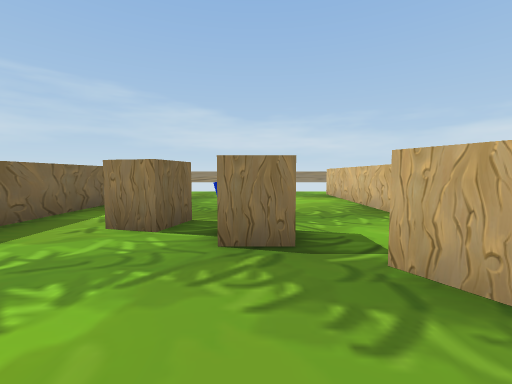
View 1 (above)

12 first-person views from a walk through a Unity game level. The camera is 1.4 m above the floor, tilts 4° down and sees 90° across. The floor is counted in squares, 2 m on a side. Each view is taken from the middle of a square. On the plan, view 1 faces up. The plan holds only what a view shows up to about 9 squares ahead; the rest is blank. The place goes on beyond the plan. The player is left out.

View 2
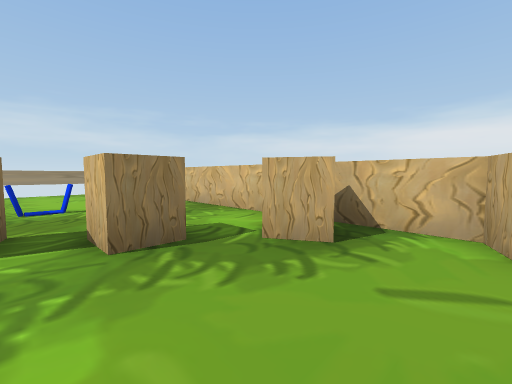

View 3
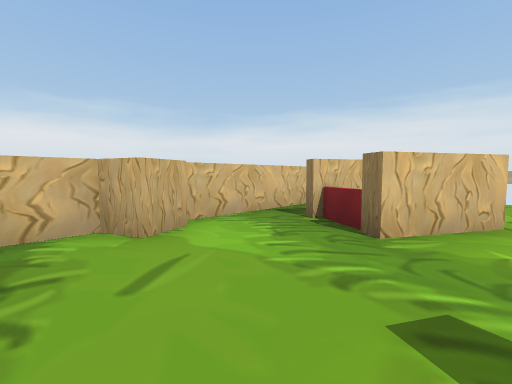

View 4
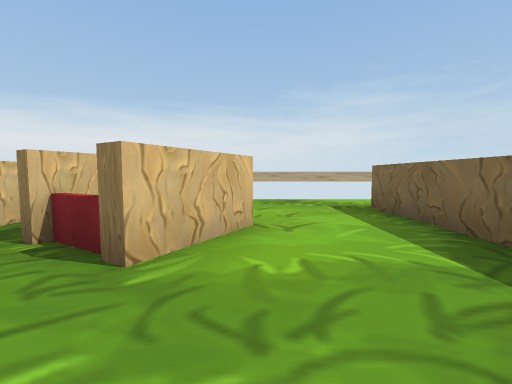

View 5
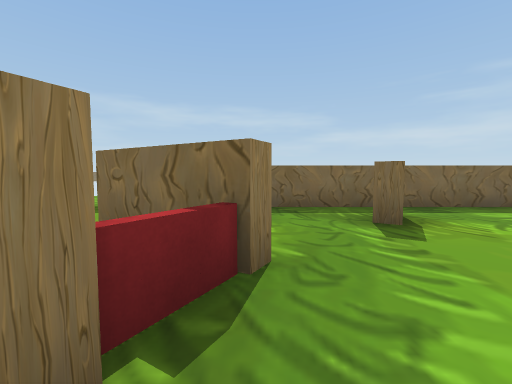

View 6
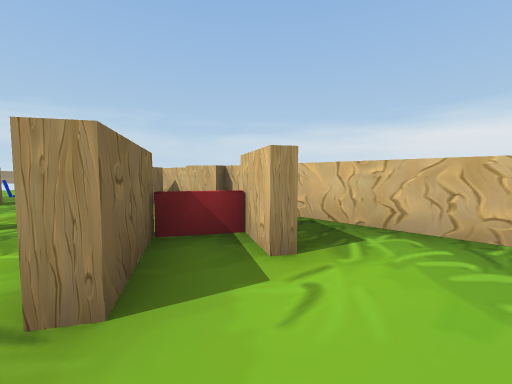

View 7
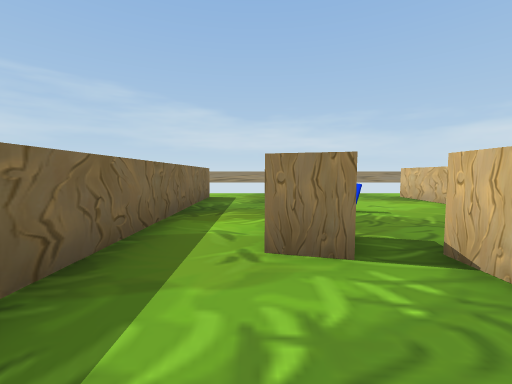

View 8
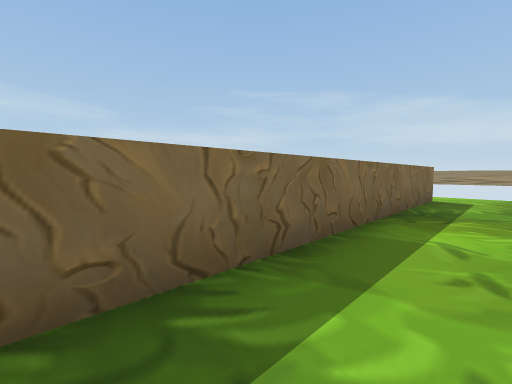

View 9
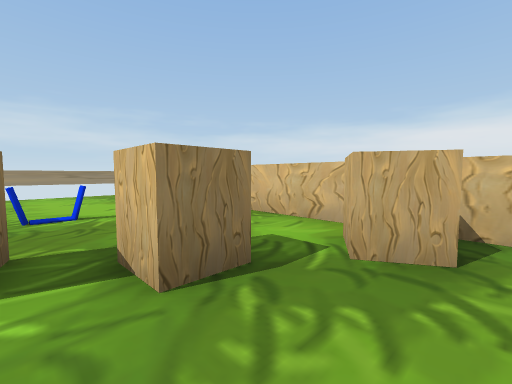

View 10
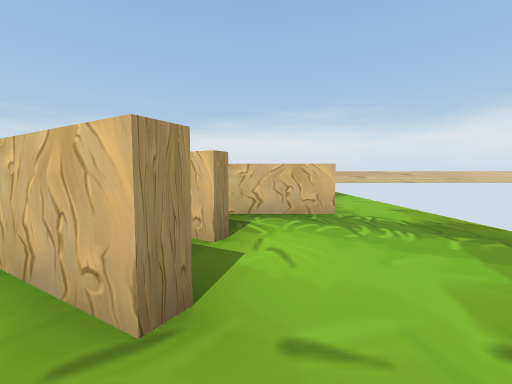

View 11
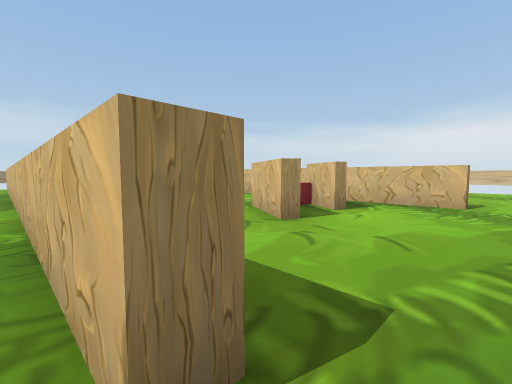

View 12
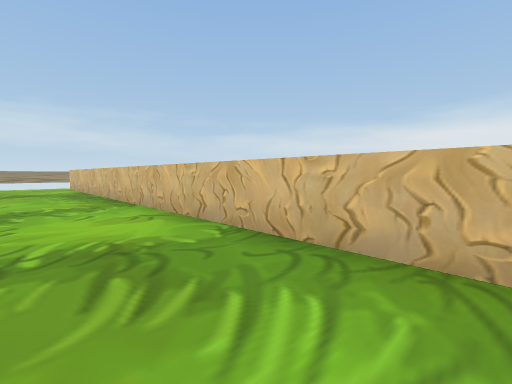

### Floor plan
Points are (right, up) in squares from view 1. A wall is a line through its corners. A room is listed if a view was taken in it or the views show most of it. See-through windows are left out.
Room 1 (views 1, 2, 3, 4, 5, 6, 7, 8, 9, 10)
walls: (0, -2.5) (-0.7, -3.7) (-1, -3.5) (-0.3, -2.3); (-1.4, 0.1) (-1.7, -0.3); (1.4, 1.2) (1, 1.9); (2.4, -5.4) (2.4, -0.6) (2.1, -0.8) (1.8, -0.1) (2.4, 0.2) (2.4, 2.4); (2.2, 1.7) (1.7, 1.5); (0.5, 2.4) (-0.4, 2.4) (-0.4, 3.2); (-1.2, 3) (-2, 3.2); (-3.4, 4) (-3.4, -5.4)
ways out: opening at (-3, -6.5) to room 2; opening at (1, 2); opening at (3, -6.5); gap at (-2, 4)
objects: other object (0, -2); other object (1, -3); other object (1, -2)
Room 2 (views 11, 12)
walls: (-3.4, -5.4) (-3.8, -5.4) (-3.8, 5.6)
ways out: opening at (-3, -6.5) to room 1; opening at (-3.5, 9.5)

Where each view was taken, in squares from view 1:
view 1: 0 up, 0 right, facing up
view 2: 0 up, 1 left, facing up-right
view 3: 1 up, 1 left, facing down-right
view 4: 0 up, 1 left, facing down
view 5: 2 down, 2 right, facing left
view 6: 5 down, 1 left, facing up-right
view 7: 1 up, 2 left, facing up
view 8: 1 up, 2 left, facing up-left
view 9: 1 up, 1 left, facing up-right
view 10: 4 down, 2 left, facing right
view 11: 6 down, 4 left, facing up-right
view 12: 5 down, 6 left, facing up-right
